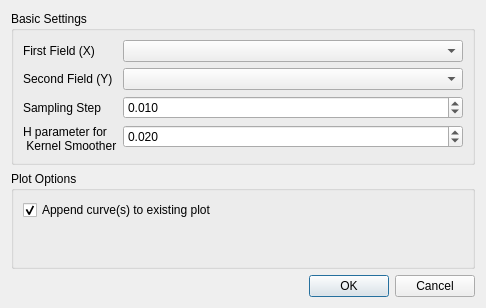
<?xml version="1.0" encoding="UTF-8"?>
<ui version="4.0">
 <class>ComputeTimeSeriesDialog</class>
 <widget class="QDialog" name="ComputeTimeSeriesDialog">
  <property name="geometry">
   <rect>
    <x>0</x>
    <y>0</y>
    <width>486</width>
    <height>308</height>
   </rect>
  </property>
  <property name="sizePolicy">
   <sizepolicy hsizetype="Fixed" vsizetype="Fixed">
    <horstretch>0</horstretch>
    <verstretch>0</verstretch>
   </sizepolicy>
  </property>
  <property name="windowTitle">
   <string>Compute Time Series</string>
  </property>
  <layout class="QGridLayout" name="gridLayout">
   <item row="2" column="0">
    <widget class="QDialogButtonBox" name="buttonBox">
     <property name="orientation">
      <enum>Qt::Horizontal</enum>
     </property>
     <property name="standardButtons">
      <set>QDialogButtonBox::Cancel|QDialogButtonBox::Ok</set>
     </property>
    </widget>
   </item>
   <item row="0" column="0">
    <widget class="QGroupBox" name="groupBox_3">
     <property name="title">
      <string>Basic Settings</string>
     </property>
     <layout class="QFormLayout" name="formLayout_3">
      <property name="fieldGrowthPolicy">
       <enum>QFormLayout::AllNonFixedFieldsGrow</enum>
      </property>
      <item row="0" column="0">
       <widget class="QLabel" name="label_3">
        <property name="text">
         <string>First Field (X)</string>
        </property>
       </widget>
      </item>
      <item row="0" column="1">
       <widget class="ScalarFieldsComboBox" name="comboScalars"/>
      </item>
      <item row="1" column="0">
       <widget class="QLabel" name="label_5">
        <property name="text">
         <string>Second Field (Y)</string>
        </property>
       </widget>
      </item>
      <item row="1" column="1">
       <widget class="ScalarFieldsComboBox" name="comboScalars_2"/>
      </item>
      <item row="2" column="0">
       <widget class="QLabel" name="label_2">
        <property name="text">
         <string>Sampling Step</string>
        </property>
       </widget>
      </item>
      <item row="2" column="1">
       <widget class="QDoubleSpinBox" name="spinStep">
        <property name="decimals">
         <number>3</number>
        </property>
        <property name="singleStep">
         <double>0.010000000000000</double>
        </property>
        <property name="value">
         <double>0.010000000000000</double>
        </property>
       </widget>
      </item>
      <item row="3" column="0">
       <widget class="QLabel" name="label">
        <property name="text">
         <string>H parameter for 
 Kernel Smoother</string>
        </property>
       </widget>
      </item>
      <item row="3" column="1">
       <widget class="QDoubleSpinBox" name="spinBandwidth">
        <property name="decimals">
         <number>3</number>
        </property>
        <property name="singleStep">
         <double>0.010000000000000</double>
        </property>
        <property name="value">
         <double>0.020000000000000</double>
        </property>
       </widget>
      </item>
     </layout>
    </widget>
   </item>
   <item row="1" column="0">
    <widget class="QGroupBox" name="groupBox">
     <property name="title">
      <string>Plot Options</string>
     </property>
     <layout class="QFormLayout" name="formLayout_4">
      <property name="fieldGrowthPolicy">
       <enum>QFormLayout::AllNonFixedFieldsGrow</enum>
      </property>
      <item row="0" column="0">
       <widget class="QCheckBox" name="checkBoxAppendPlot">
        <property name="text">
         <string>Append curve(s) to existing plot</string>
        </property>
        <property name="checked">
         <bool>true</bool>
        </property>
       </widget>
      </item>
     </layout>
    </widget>
   </item>
  </layout>
 </widget>
 <customwidgets>
  <customwidget>
   <class>ScalarFieldsComboBox</class>
   <extends>QComboBox</extends>
   <header>qtHelper.h</header>
  </customwidget>
 </customwidgets>
 <resources/>
 <connections>
  <connection>
   <sender>buttonBox</sender>
   <signal>rejected()</signal>
   <receiver>ComputeTimeSeriesDialog</receiver>
   <slot>reject()</slot>
   <hints>
    <hint type="sourcelabel">
     <x>260</x>
     <y>120</y>
    </hint>
    <hint type="destinationlabel">
     <x>280</x>
     <y>118</y>
    </hint>
   </hints>
  </connection>
  <connection>
   <sender>buttonBox</sender>
   <signal>accepted()</signal>
   <receiver>ComputeTimeSeriesDialog</receiver>
   <slot>accept()</slot>
   <hints>
    <hint type="sourcelabel">
     <x>218</x>
     <y>114</y>
    </hint>
    <hint type="destinationlabel">
     <x>157</x>
     <y>118</y>
    </hint>
   </hints>
  </connection>
 </connections>
</ui>
